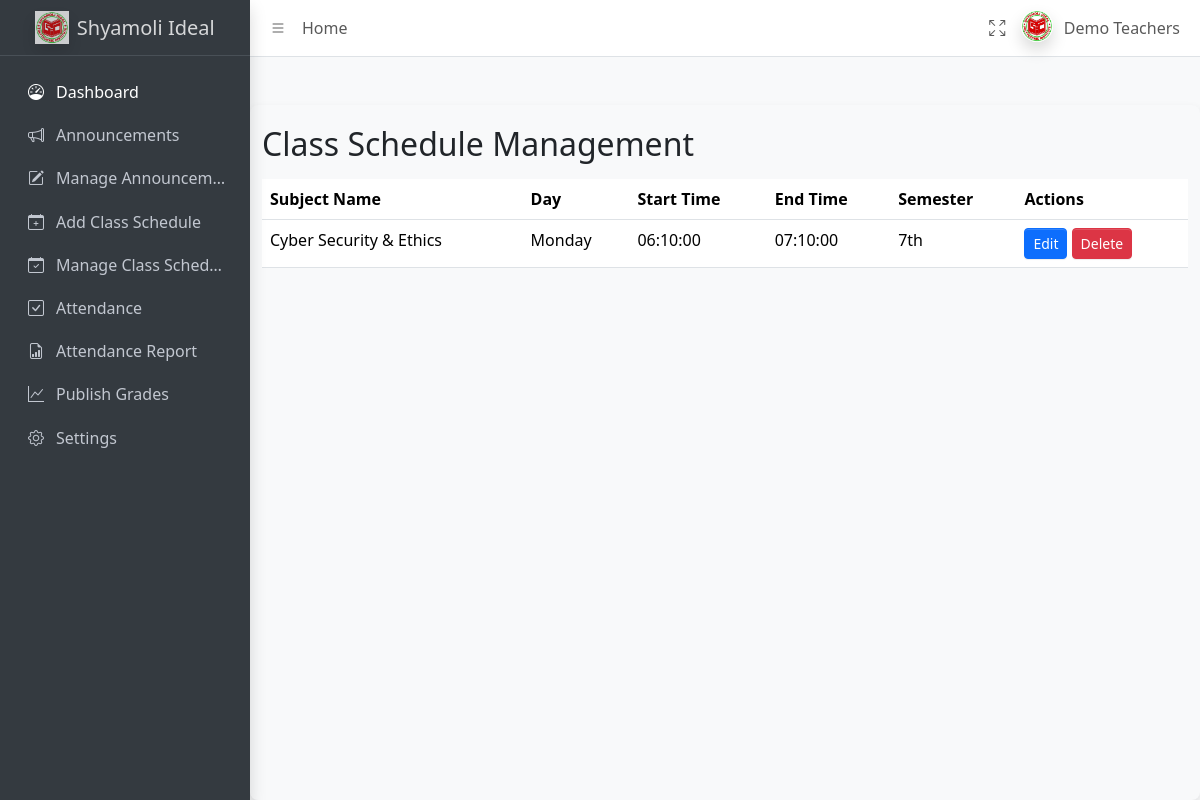
The page /teacher/dist/pages/class_schedule_management.php on the database its author committed.
### tables this page shows
CREATE TABLE `class_schedule` (
  `id` int(11) NOT NULL,
  `subject_id` int(11) NOT NULL,
  `day` enum('Saturday','Sunday','Monday','Tuesday','Wednesday','Thursday','Friday') NOT NULL,
  `start_time` time NOT NULL,
  `end_time` time NOT NULL,
  `teacher_name` varchar(255) NOT NULL,
  `semester` enum('1st','2nd','3rd','4th','5th','6th','7th','8th') NOT NULL
);

CREATE TABLE `subjects` (
  `id` int(11) NOT NULL,
  `subject_name` varchar(255) NOT NULL,
  `subject_code` varchar(10) NOT NULL,
  `semester` enum('1st','2nd','3rd','4th','5th','6th','7th','8th') NOT NULL
);

### teacher/dist/pages/class_schedule_management.php (the view, shortened to what this page needs)
<?php
require_once 'partials/header.php';
require_once 'partials/navbar.php';
require_once 'partials/sidebar.php';
$class_schedules = $conn->query("SELECT cs.*, s.subject_name FROM class_schedule cs JOIN subjects s ON cs.subject_id = s.id");
?>
<!DOCTYPE html>
<html lang="en">
<head>
    <link rel="stylesheet" href="../assets/bootstrap/css/bootstrap.min.css">
</head>
<body>
<div class="container mt-5">
    <h2>Class Schedule Management</h2>
    <table class="table mt-3">
        <thead>
            <tr>
                <th>Subject Name</th>
                <th>Day</th>
                <th>Start Time</th>
                <th>End Time</th>
                <th>Semester</th>
                <th>Actions</th>
            </tr>
        </thead>
        <tbody>
            <?php while ($row = $class_schedules->fetch_assoc()): ?>
            <tr>
                <td><?= $row['subject_name']; ?></td>
                <td><?= $row['day']; ?></td>
                <td><?= $row['start_time']; ?></td>
                <td><?= $row['end_time']; ?></td>
                <td><?= $row['semester']; ?></td>
                <td>
                    <button class="btn btn-primary btn-sm" data-bs-toggle="modal" data-bs-target="#updateModal"
                            data-id="<?= $row['id']; ?>"
                            data-subject-id="<?= $row['subject_id']; ?>"
                            data-day="<?= $row['day']; ?>"
                            data-start-time="<?= $row['start_time']; ?>"
                            data-end-time="<?= $row['end_time']; ?>"
                            data-semester="<?= $row['semester']; ?>">
                        Edit
                    </button>
                    <button class="btn btn-danger btn-sm delete-btn" data-id="<?= $row['id']; ?>">
                        Delete
                    </button>
                </td>
            </tr>
            <?php endwhile; ?>
        </tbody>
    </table>
</div>
</body>
</html>
<?php require_once './partials/footer.php'; ?>

### rows shown on the page
class_schedule: subject.subject_name "Cyber Security & Ethics", day "Monday", start_time "06:10:00", end_time "07:10:00", semester "7th"
